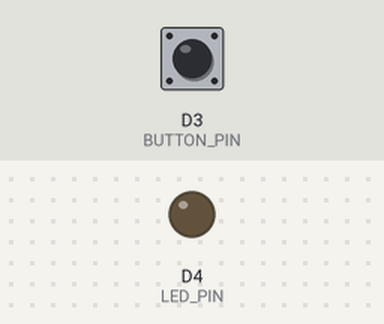
The sketch below on a simulated ESP8266 (NodeMCU). Parts: output pins drawn as LEDs (lit = HIGH). The inputs (shaded band) are chosen by the test bench; at power-on: D3 (BUTTON_PIN) HIGH. WiFi joins after 1.5 s; servers stay silent unless stated; uploads are accepted with an empty reply; what the sketch prints to the serial monitor is not drawn.

Above: at 3.7 s.
3.8 s: D3 (BUTTON_PIN) pulled LOW for 0.15 s
At 4.2 s:
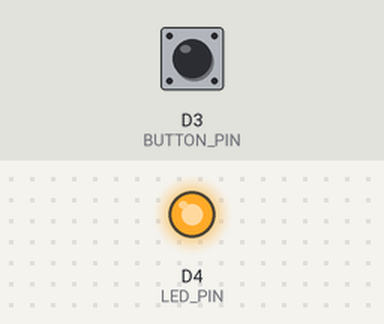
5.4 s: D3 (BUTTON_PIN) pulled LOW for 1 s
At 6.5 s:
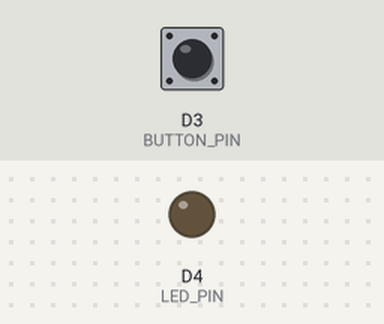
7.9 s: D3 (BUTTON_PIN) pulled LOW for 3.2 s
At 9.0 s:
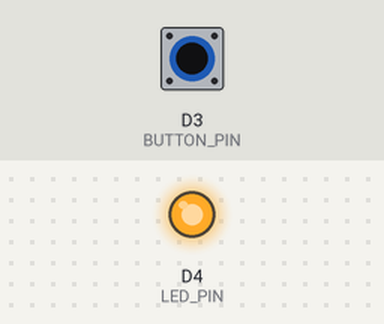
Timing chart, 0 to 10.9 s (numbered marks = the images above; inputs shaded):
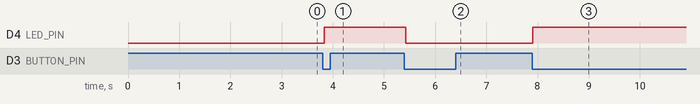

The sketch:

sketch_jan24a.ino
```cpp
#include <ESP8266WiFi.h>
#include <ESP8266HTTPClient.h>
#include <WiFiClientSecure.h>

// ==================== CONFIGURATION ====================
const char* WIFI_SSID = "POCO";
const char* WIFI_PASSWORD = "something.";
const char* SERVER_HOST = "10.132.21.117";
const int SERVER_PORT = 3001;
String deviceId = "HHHHHHHHH";

// Pin definitions
#define LED_PIN D4        // Built-in LED (NodeMCU: D4 = GPIO2)
#define BUTTON_PIN D3     // Button to toggle lock/unlock

// ==================== GLOBAL STATE ====================
bool isLocked = true;
unsigned long lastHeartbeat = 0;
unsigned long lastButtonCheck = 0;
bool lastButtonState = HIGH;

// ==================== SETUP ====================
void setup() {
    Serial.begin(115200);
    delay(1000);

    Serial.println("\n========================================");
    Serial.println("    Vault Device Starting");
    Serial.println("========================================");

    // Setup pins
    pinMode(LED_PIN, OUTPUT);
    pinMode(BUTTON_PIN, INPUT_PULLUP);
    digitalWrite(LED_PIN, LOW); // Start locked (LED OFF)

    Serial.print("Device ID: ");
    Serial.println(deviceId);

    // Connect to WiFi
    connectWiFi();

    Serial.println("========================================");
    Serial.println("Ready - Press button to lock/unlock");
    Serial.println("========================================\n");
}

// ==================== MAIN LOOP ====================
void loop() {
    // Reconnect WiFi if disconnected
    if (WiFi.status() != WL_CONNECTED) {
        Serial.println("[WiFi] Connection lost - reconnecting...");
        connectWiFi();
        return;
    }

    // Check button every 50ms (debounce)
    if (millis() - lastButtonCheck >= 50) {
        bool buttonState = digitalRead(BUTTON_PIN);

        // Button pressed (goes LOW when pressed)
        if (buttonState == LOW && lastButtonState == HIGH) {
            // Toggle lock state
            isLocked = !isLocked;
            digitalWrite(LED_PIN, isLocked ? LOW : HIGH); // Inverted for ESP8266

            Serial.println("----------------------------------------");
            Serial.print("[USER ACTION] Button pressed - Vault is now: ");
            Serial.println(isLocked ? "LOCKED 🔒" : "UNLOCKED 🔓");
            Serial.println("----------------------------------------");

            // Send immediate update
            sendHeartbeat();
        }

        lastButtonState = buttonState;
        lastButtonCheck = millis();
    }

    // Send heartbeat every 3 seconds
    if (millis() - lastHeartbeat >= 3000) {
        sendHeartbeat();
        lastHeartbeat = millis();
    }

    delay(10);
}


// ==================== CONNECT TO WIFI ====================
void connectWiFi() {
    Serial.print("[WiFi] Connecting to: ");
    Serial.println(WIFI_SSID);

    WiFi.mode(WIFI_STA);
    WiFi.begin(WIFI_SSID, WIFI_PASSWORD);

    int attempts = 0;
    while (WiFi.status() != WL_CONNECTED && attempts < 30) {
        delay(500);
        Serial.print(".");
        attempts++;
    }

    Serial.println();

    if (WiFi.status() == WL_CONNECTED) {
        Serial.println("[WiFi] ✓ Connected!");
        Serial.print("[WiFi] IP Address: ");
        Serial.println(WiFi.localIP());
    } else {
        Serial.println("[WiFi] ✗ Connection failed");
    }
}

// ==================== BUILD JSON PAYLOAD ====================
String buildPayload() {
    // Manually build JSON (no library needed)
    String payload = "{";

    // Add deviceId
    payload += "\"deviceId\":\"";
    payload += deviceId;
    payload += "\",";

    // Add vaultState
    payload += "\"vaultState\":\"";
    payload += (isLocked ? "LOCKED" : "UNLOCKED");
    payload += "\",";

    // Add timestamp
    payload += "\"timestamp\":";
    payload += String(millis());

    payload += "}";

    return payload;
}

// ==================== SEND HEARTBEAT TO SERVER ====================
void sendHeartbeat() {
    // Build payload
    String payload = buildPayload();

    Serial.println("\n┌─────────────────────────────────────");
    Serial.println("│ SENDING HEARTBEAT");
    Serial.println("├─────────────────────────────────────");
    Serial.print("│ Device ID:    ");
    Serial.println(deviceId);
    Serial.print("│ Vault State:  ");
    Serial.println(isLocked ? "LOCKED" : "UNLOCKED");
    Serial.print("│ Timestamp:    ");
    Serial.println(millis());
    Serial.println("├─────────────────────────────────────");
    Serial.print("│ JSON Payload: ");
    Serial.println(payload);
    Serial.println("└─────────────────────────────────────");

    // Create HTTPS client
    WiFiClientSecure client;
    client.setInsecure(); // Skip certificate validation (workshop only)

    HTTPClient http;

    // Build URL
    String url = String("https://") + SERVER_HOST + ":" + String(SERVER_PORT) + "/heartbeat";

    Serial.print("[HTTP] Connecting to: ");
    Serial.println(url);

    if (!http.begin(client, url)) {
        Serial.println("[HTTP] ✗ Connection failed");
        return;
    }

    // Set headers
    http.addHeader("Content-Type", "application/json");

    // Send POST request
    int httpCode = http.POST(payload);

    // Handle response
    Serial.print("[HTTP] Response code: ");
    Serial.println(httpCode);

    if (httpCode == 200) {
        String response = http.getString();
        Serial.print("[HTTP] ✓ SUCCESS - Server response: ");
        Serial.println(response);
    } else if (httpCode > 0) {
        Serial.print("[HTTP] ✗ ERROR - Server returned: ");
        Serial.println(httpCode);
        String response = http.getString();
        if (response.length() > 0) {
            Serial.print("[HTTP] Error details: ");
            Serial.println(response);
        }
    } else {
        Serial.print("[HTTP] ✗ FAILED - Error: ");
        Serial.println(http.errorToString(httpCode));
    }

    http.end();
    Serial.println();
}
```

Measured:
- after the input at 3.8 s, D4 (LED_PIN): LOW → HIGH at once
- after the input at 5.4 s, D4 (LED_PIN): HIGH → LOW at once
- after the input at 7.9 s, D4 (LED_PIN): LOW → HIGH at once
